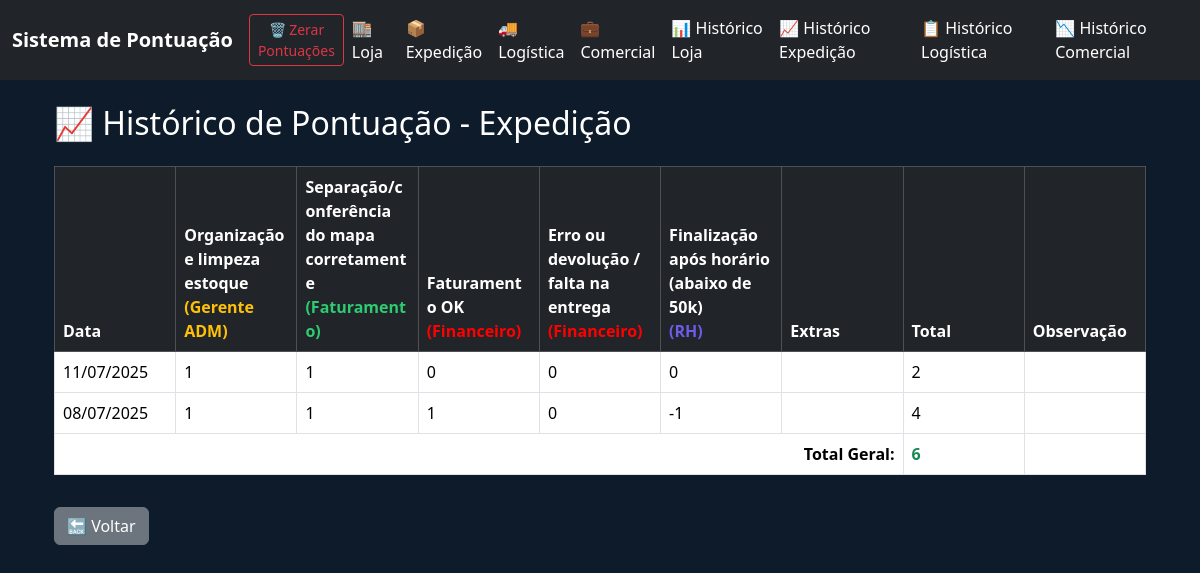
/historico_expedicao, run on an earlier commit of the app's database.
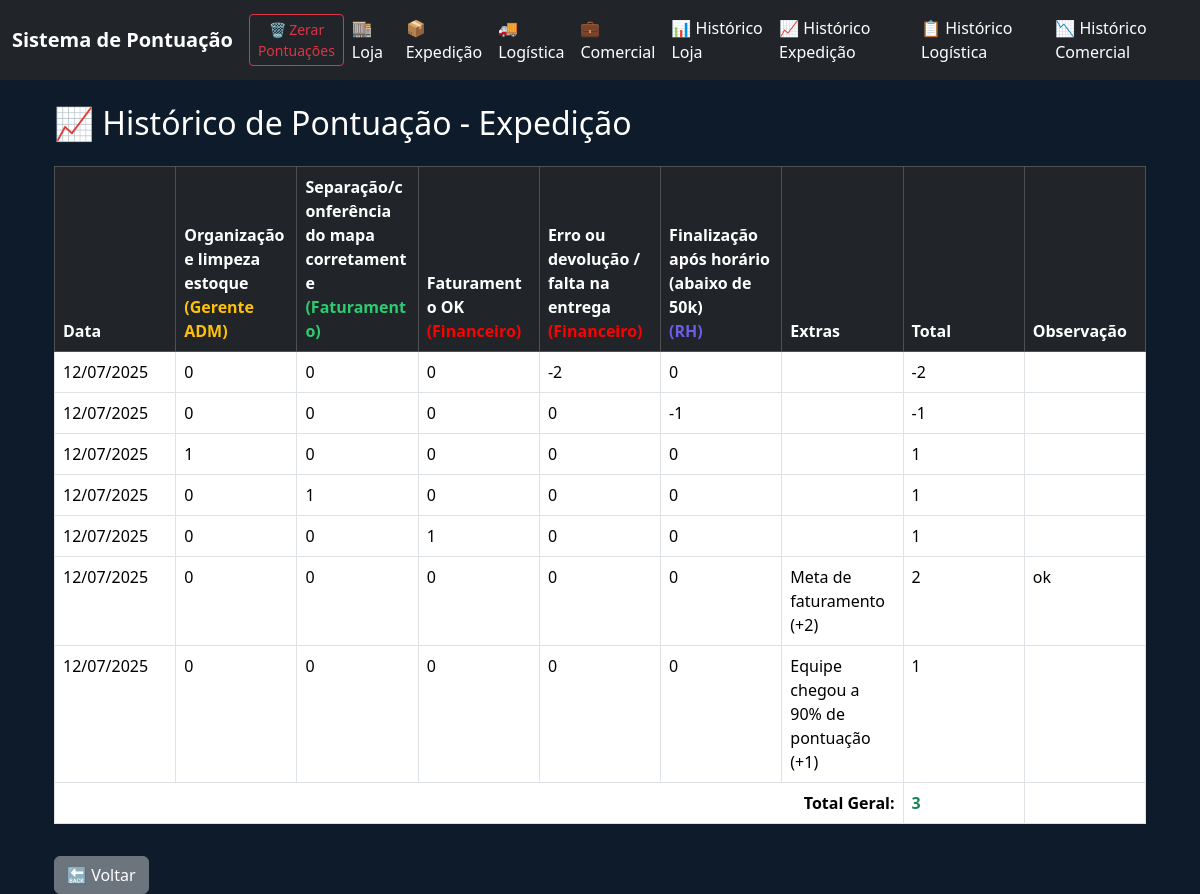
And on a later commit of the database.
### tables this page shows
CREATE TABLE expedicao (
        id INTEGER PRIMARY KEY AUTOINCREMENT,
        data TEXT,
        A INTEGER,
        B INTEGER,
        C INTEGER,
        D INTEGER,
        E INTEGER,
        extras TEXT,
        observacao TEXT,
        total INTEGER
    );

### app.py (the view)
@app.route('/historico_expedicao')
def historico_expedicao():
    conn = sqlite3.connect('pontos.db')
    c = conn.cursor()
    c.execute('SELECT data, A, B, C, D, E, extras, observacao, total FROM expedicao ORDER BY data DESC')
    registros = c.fetchall()
    conn.close()
    total_geral = sum([r[8] for r in registros]) if registros else 0  # índice 8 = campo total
    return render_template('historico_expedicao.html', registros=registros, total_geral=total_geral)

### app.py (called while the page is built)
@app.template_filter('datetimeformat')
def datetimeformat(value):
    try:
        return datetime.strptime(value, "%Y-%m-%d").strftime("%d/%m/%Y")
    except:
        return value

### templates/historico_expedicao.html (shortened to what this page needs)
{% extends 'base.html' %}
{% block content %}
<div class="container mt-4">
  <h2 class="mb-4">📈 Histórico de Pontuação - Expedição</h2>
  <table class="table table-bordered text-white" style="table-layout: fixed; word-wrap: break-word;">
    <thead class="table-dark">
      <tr>
        <th>Data</th>
        <th>
          Organização e limpeza estoque<br>
          <span class="text-warning">(Gerente ADM)</span>
        </th>
        <th>
          Separação/conferência do mapa corretamente<br>
          <span style="color: #2ecc71;">(Faturamento)</span>
        </th>
        <th>
          Faturamento OK<br>
          <span style="color: red;">(Financeiro)</span>
        </th>
        <th>
          Erro ou devolução / falta na entrega<br>
          <span style="color: red;">(Financeiro)</span>
        </th>
        <th>
          Finalização após horário<br>(abaixo de 50k)<br>
          <span style="color: #6c5ce7;">(RH)</span>
        </th>
        <th>Extras</th>
        <th>Total</th>
        <th>Observação</th>
      </tr>
    </thead>
    <tbody>
      {% for r in registros %}
      <tr>
        <td>{{ r[0]|datetimeformat }}</td>
        <td>{{ r[1] }}</td>
        <td>{{ r[2] }}</td>
        <td>{{ r[3] }}</td>
        <td>{{ r[4] }}</td>
        <td>{{ r[5] }}</td>
        <td>
          {% set extras = r[6] %}
          {% if 'meta' in extras %}Meta de faturamento (+2)<br>{% endif %}
          {% if 'equipe90' in extras %}Equipe chegou a 90% de pontuação (+1){% endif %}
        </td>
        <td>{{ r[8] }}</td>
        <td>{{ r[7] }}</td>
      </tr>
      {% endfor %}
      <tr>
        <td colspan="7" class="text-end fw-bold">Total Geral:</td>
        <td class="fw-bold {% if total_geral >= 0 %}text-success{% else %}text-danger{% endif %}">
          {{ total_geral }}
        </td>
        <td></td>
      </tr>
    </tbody>
  </table>
  <a href="/" class="btn btn-secondary mt-3">🔙 Voltar</a>
</div>
{% endblock %}

### templates/base.html (shortened to what this page needs)
<!DOCTYPE html>
<html lang="pt-br">
<head>
  <link href="https://cdn.jsdelivr.net/npm/bootstrap@5.3.2/dist/css/bootstrap.min.css" rel="stylesheet">
</head>
<body>
<nav class="navbar navbar-expand-lg bg-dark">
  <div class="container-fluid">
    <div class="d-flex align-items-center">
      <a class="navbar-brand fw-bold text-white me-3" href="/">Sistema de Pontuação</a>
      <button class="btn btn-sm btn-outline-danger" data-bs-toggle="modal" data-bs-target="#modalZerar">
        🗑️ Zerar Pontuações
      </button>
    </div>
    <div class="collapse navbar-collapse">
      <ul class="navbar-nav ms-auto">
        <li class="nav-item"><a class="nav-link" href="/loja">🏬 Loja</a></li>
        <li class="nav-item"><a class="nav-link" href="/expedicao">📦 Expedição</a></li>
        <li class="nav-item"><a class="nav-link" href="/logistica">🚚 Logística</a></li>
        <li class="nav-item"><a class="nav-link" href="/comercial">💼 Comercial</a></li>
        <li class="nav-item"><a class="nav-link" href="/historico_loja">📊 Histórico Loja</a></li>
        <li class="nav-item"><a class="nav-link" href="/historico_expedicao">📈 Histórico Expedição</a></li>
        <li class="nav-item"><a class="nav-link" href="/historico_logistica">📋 Histórico Logística</a></li>
        <li class="nav-item"><a class="nav-link" href="/historico_comercial">📉 Histórico Comercial</a></li>
      </ul>
    </div>
  </div>
</nav>
  <div class="container mt-4">
    {% block content %}{% endblock %}
  </div>
</body>
</html>

### templates/base.html (style rules this page uses)
body { background-color: #0d1b2a; color: white; }
.navbar { background-color: #1b263b; }
.navbar a { color: #ffffff !important; }

What changed in the data, as far as the page shows it:
removed expedicao: data "11/07/2025", A "1", B "1", C "0", D "0", E "0", total "2"
removed expedicao: data "08/07/2025", A "1", B "1", C "1", D "0", E "-1", total "4"
added expedicao: data "12/07/2025", A "0", B "0", C "0", D "-2", E "0", total "-2"
added expedicao: data "12/07/2025", A "0", B "0", C "0", D "0", E "-1", total "-1"
added expedicao: data "12/07/2025", A "1", B "0", C "0", D "0", E "0", total "1"
added expedicao: data "12/07/2025", A "0", B "1", C "0", D "0", E "0", total "1"
added expedicao: data "12/07/2025", A "0", B "0", C "1", D "0", E "0", total "1"
added expedicao: data "12/07/2025", A "0", B "0", C "0", D "0", E "0", extras "Meta de faturamento (+2)", total "2", observacao "ok"
added expedicao: data "12/07/2025", A "0", B "0", C "0", D "0", E "0", extras "Equipe chegou a 90% de pontuação (+1)", total "1"
Also different on the page:
{{ total_geral }}: "6" → "3"
